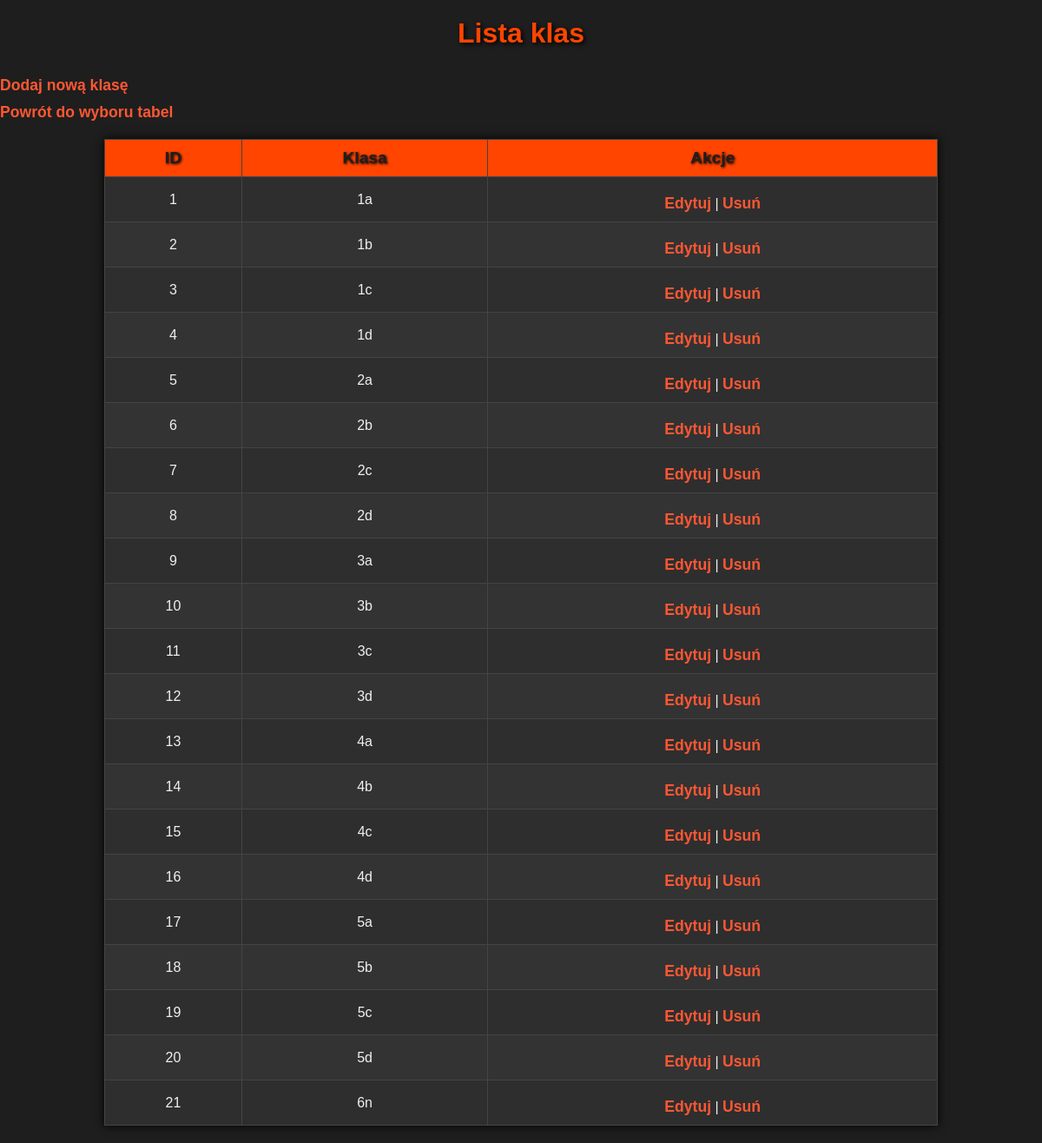
Before: /crud/Klasy.php with the older database file.
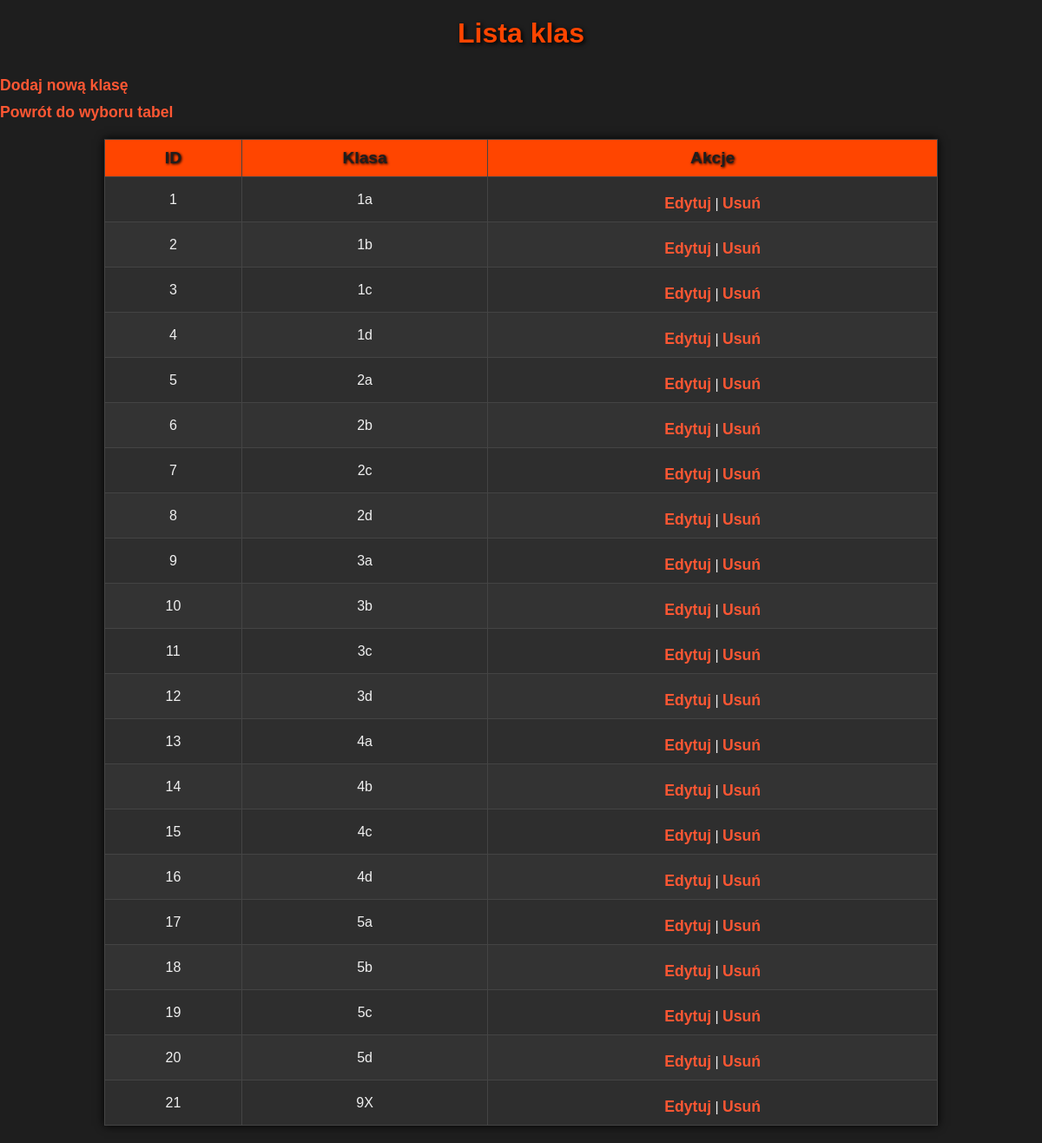
After: the same page with the newer database file.
### tables this page shows
CREATE TABLE `klasy` (
  `Klasa_id` int(11) NOT NULL,
  `Klasa` varchar(2) NOT NULL
);

### crud/Klasy.php (the view, shortened to what this page needs)
<?php
$host = "localhost";
$username = "root";
$password = "";
$dbname = "dziennikdb";
$conn = new mysqli($host, $username, $password, $dbname);
$action = isset($_GET['action']) ? $_GET['action'] : 'list';
if ($action == 'list') {
    $sql = "SELECT * FROM klasy";
    $result = $conn->query($sql);
    ?>
    <!DOCTYPE html>
    <html>
    <head>
        <link rel="stylesheet" href="crud.css">
    </head>
    <body>
        <h1>Lista klas</h1>
        <a href="?action=create">Dodaj nową klasę</a><br><a href="crud.php">Powrót do wyboru tabel</a>
        <table border="1">
            <tr>
                <th>ID</th>
                <th>Klasa</th>
                <th>Akcje</th>
            </tr>
            <?php while ($row = $result->fetch_assoc()) { ?>
                <tr>
                    <td><?php echo $row['Klasa_id']; ?></td>
                    <td><?php echo $row['Klasa']; ?></td>
                    <td>
                        <a href="?action=edit&id=<?php echo $row['Klasa_id']; ?>">Edytuj</a> |
                        <a href="?action=delete&id=<?php echo $row['Klasa_id']; ?>">Usuń</a>
                    </td>
                </tr>
            <?php } ?>
        </table>
    </body>
    </html>
    <?php
}
?>

Changed rows visible on the page:
changed klasy id 21: Klasa "6n" → "9X"
